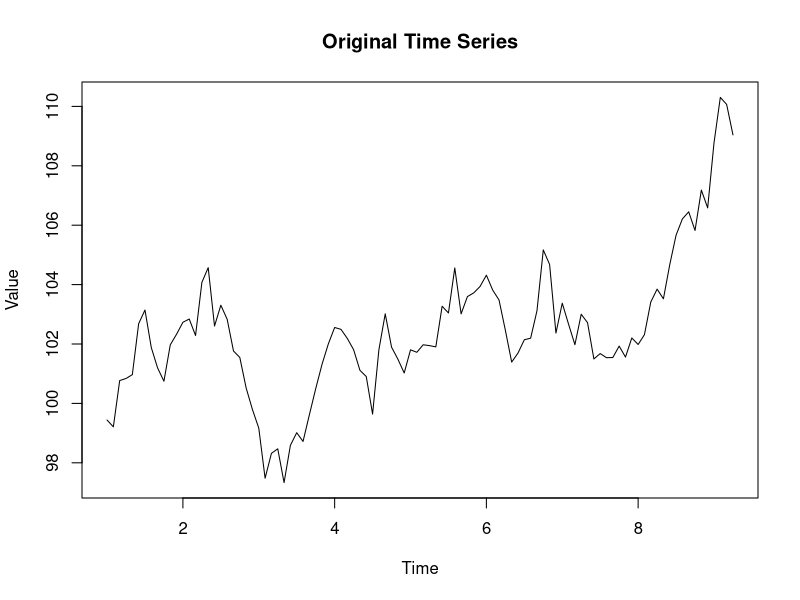
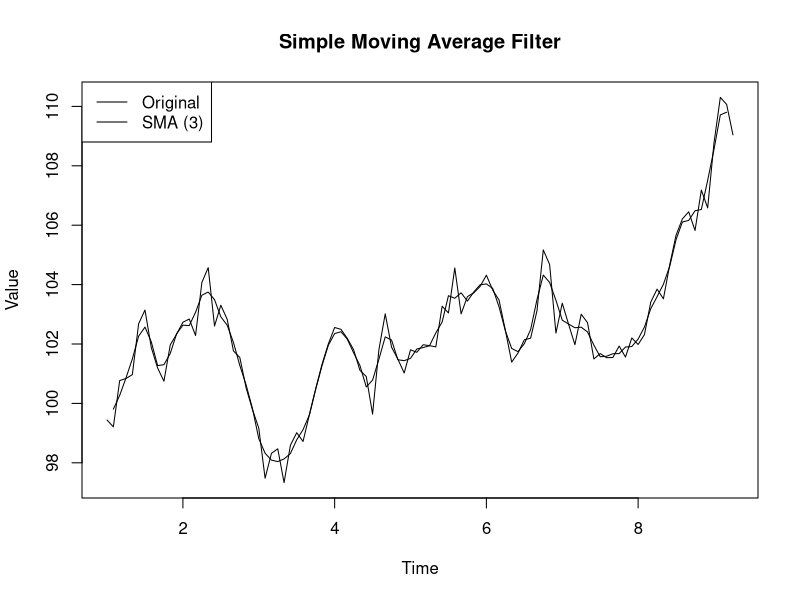
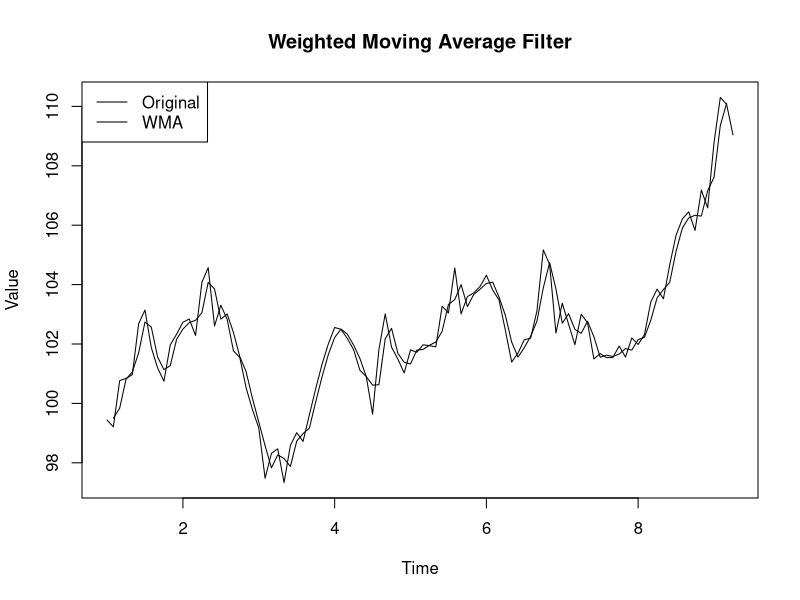
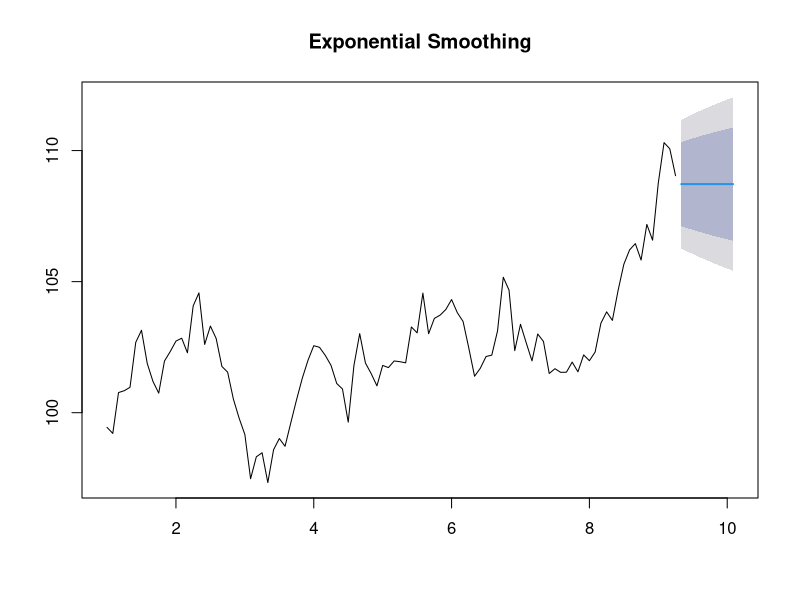
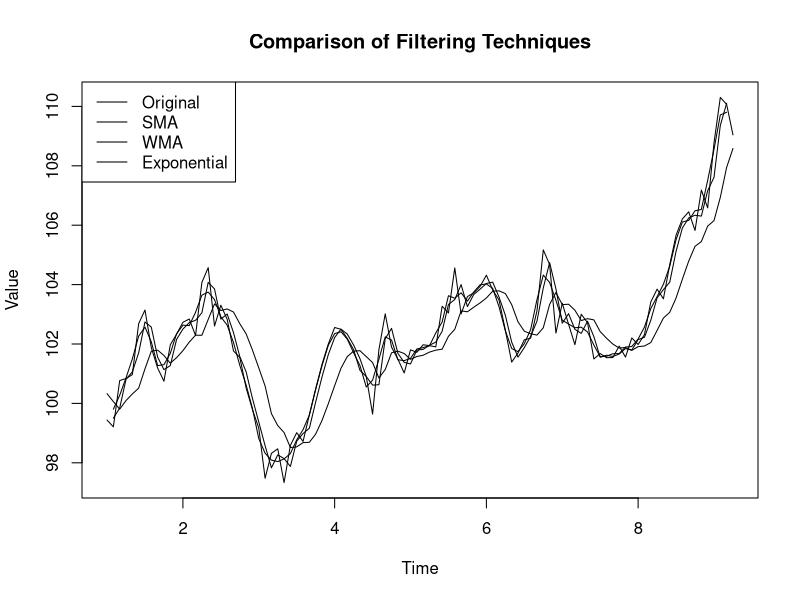

The R source for these figures, in order:
# Aim: Demonstrate Filtering Techniques
# FIXED VERSION: Use stats::filter() instead of dplyr::filter()

# Step 1: Load Required Package

library(forecast)

# Step 2: Create Sample Time Series Data

set.seed(123)

time_series <- ts(
  100 + cumsum(rnorm(100)),
  frequency = 12
)

# Reset graphics
graphics.off()


# Plot Original Series
plot(
  time_series,
  main = "Original Time Series",
  ylab = "Value",
  xlab = "Time"
)

# Step 3: Apply Simple Moving Average (SMA)

# IMPORTANT: Use stats::filter()

sma <- stats::filter(
  time_series,
  rep(1/3, 3),
  sides = 2
)

plot(
  time_series,
  main = "Simple Moving Average Filter",
  ylab = "Value",
  xlab = "Time"
)

lines(sma)

legend(
  "topleft",
  legend = c("Original", "SMA (3)"),
  lty = 1
)

# Step 4: Apply Weighted Moving Average (WMA)


wma <- stats::filter(
  time_series,
  c(0.1, 0.3, 0.6),
  sides = 2
)

plot(
  time_series,
  main = "Weighted Moving Average Filter",
  ylab = "Value",
  xlab = "Time"
)

lines(wma)

legend(
  "topleft",
  legend = c("Original", "WMA"),
  lty = 1
)


# Step 5: Apply Exponential Smoothing


exp_smoothed <- ses(
  time_series,
  alpha = 0.3
)

plot(
  exp_smoothed,
  main = "Exponential Smoothing"
)

# Step 6: Compare All Filters

plot(
  time_series,
  main = "Comparison of Filtering Techniques",
  ylab = "Value",
  xlab = "Time"
)

lines(sma)
lines(wma)
lines(fitted(exp_smoothed))

legend(
  "topleft",
  legend = c("Original", "SMA", "WMA", "Exponential"),
  lty = 1
)

# Reset plotting layout
par(mfrow = c(1,1))
